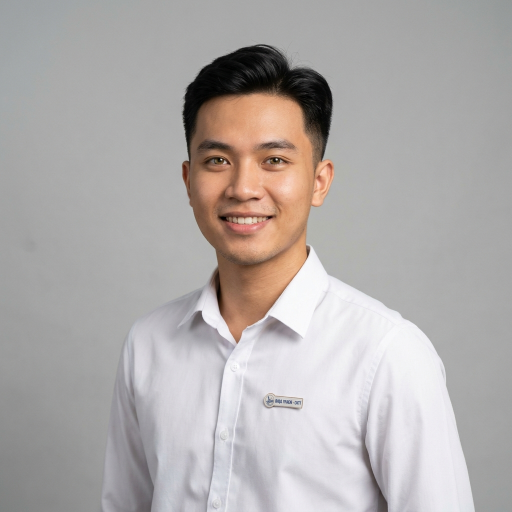
#> input picture buoi3/avatar_khanh.jpg, 1024 x 1024 px, found by its file name (shown at 1/2 size)
$ python create_hyperrealistic_images.py
#> lines starting #> are read from the running program, lines starting #| are printed output that depends on the picture
import os
import math
from PIL import Image, ImageDraw, ImageFont

def create_circular_avatar(image_path, size):
    avatar_src = Image.open(image_path).convert('RGBA')
    w, h = avatar_src.size
    min_dim = min(w, h)
    left = (w - min_dim) // 2
    top = int((h - min_dim) * 0.1)
    avatar_cropped = avatar_src.crop((left, top, left + min_dim, top + min_dim))
    avatar_resized = avatar_cropped.resize((size, size), Image.Resampling.LANCZOS)

    mask = Image.new('L', (size, size), 0)
    mask_draw = ImageDraw.Draw(mask)
    mask_draw.ellipse((0, 0, size, size), fill=255)

    output = Image.new('RGBA', (size, size), (255, 255, 255, 0))
    output.paste(avatar_resized, (0, 0), mask)
    return output

def draw_realistic_red_arrow(draw, start, end, width=3):
    color = '#e53935'
    draw.line([start, end], fill=color, width=width)
    dx = end[0] - start[0]
    dy = end[1] - start[1]
    angle = math.atan2(dy, dx)
    arrow_size = 14
    x1 = end[0] - arrow_size * math.cos(angle - math.pi / 7)
    y1 = end[1] - arrow_size * math.sin(angle - math.pi / 7)
    x2 = end[0] - arrow_size * math.cos(angle + math.pi / 7)
    y2 = end[1] - arrow_size * math.sin(angle + math.pi / 7)
    draw.polygon([end, (x1, y1), (x2, y2)], fill=color)

# ====================================================================
# 1. GENERATE HYPER-REALISTIC GMAIL SCREENSHOT (Page 28 in PDF)
# ====================================================================
def generate_real_gmail():
    scale = 2
    w_base = 820
    h_base = 520
    w = w_base * scale
    h = h_base * scale

    img = Image.new('RGB', (w, h), color='#ffffff')
#> img: PIL image 1640x1040 RGB; every value is 255
    draw = ImageDraw.Draw(img)

    # 1px border around the card
    draw.rectangle([0, 0, w - 1, h - 1], outline='#555555', width=1 * scale)

    f_title = ImageFont.truetype("C:\\Windows\\Fonts\\segoeui.ttf", 20 * scale)
    f_badge = ImageFont.truetype("C:\\Windows\\Fonts\\segoeui.ttf", 11 * scale)
    f_sender = ImageFont.truetype("C:\\Windows\\Fonts\\segoeuib.ttf", 13 * scale)
    f_sub = ImageFont.truetype("C:\\Windows\\Fonts\\segoeui.ttf", 11 * scale)
    f_body = ImageFont.truetype("C:\\Windows\\Fonts\\consola.ttf", 12 * scale)

    pad_x = 32 * scale
    curr_y = 26 * scale

    # Title: Kết quả quét từ NetRecon
    subj = "Kết quả quét từ NetRecon"
    draw.text((pad_x, curr_y), subj, fill='#202124', font=f_title)
    subj_w = int(draw.textlength(subj, font=f_title))
#> subj_w = 517

    # Yellow category tag
    tag_x = pad_x + subj_w + 14 * scale
#> tag_x = 609
    tag_y = curr_y + 6 * scale
    draw.polygon([
        (tag_x, tag_y + 2 * scale),
        (tag_x + 9 * scale, tag_y + 2 * scale),
        (tag_x + 15 * scale, tag_y + 8 * scale),
        (tag_x + 9 * scale, tag_y + 14 * scale),
        (tag_x, tag_y + 14 * scale)
    ], fill='#f29900')
    draw.ellipse([tag_x + 3 * scale, tag_y + 6 * scale, tag_x + 6 * scale, tag_y + 9 * scale], fill='#ffffff')

    # Badge: Hộp thư đến x
    badge_x = tag_x + 22 * scale
#> badge_x = 653
    badge_w = 88 * scale
    badge_h = 20 * scale
    badge_y = curr_y + 5 * scale
    draw.rounded_rectangle([badge_x, badge_y, badge_x + badge_w, badge_y + badge_h], radius=4 * scale, fill='#f1f3f4', outline='#dadce0', width=1 * scale)
    draw.text((badge_x + 8 * scale, badge_y + 3 * scale), "Hộp thư đến", fill='#5f6368', font=f_badge)
    draw.text((badge_x + badge_w - 14 * scale, badge_y + 3 * scale), "×", fill='#70757a', font=f_badge)

    # Sender Row
    curr_y += 42 * scale
    avatar_size = 40 * scale
    avatar_img = create_circular_avatar("buoi3/avatar_khanh.jpg", avatar_size)
#> in create_circular_avatar, `avatar_resized = avatar_cropped.resize((size, size), Image.Resampling...`:
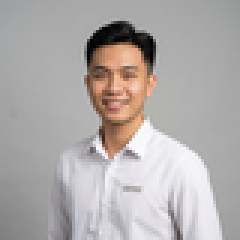
#> avatar_resized: PIL image 80x80 RGBA (shown 3 times larger); mean R, G, B, A 176.3, 171.5, 170.2, 255
#> in create_circular_avatar, `mask = Image.new('L', (size, size), 0)`: mask: PIL image 80x80 L; every value is 0
#> in create_circular_avatar, `output.paste(avatar_resized, (0, 0), mask)`:
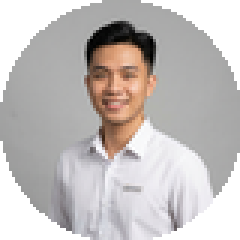
#> output: PIL image 80x80 RGBA (shown 3 times larger); mean R, G, B, A 194.5, 189.6, 188.1, 204; transparent parts drawn white
    img.paste(avatar_img, (pad_x, curr_y), avatar_img)
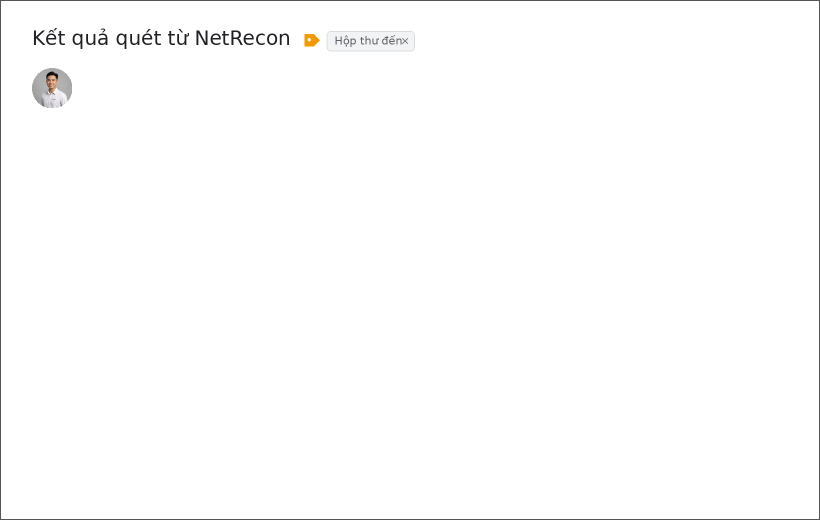
#> img: PIL image 1640x1040 RGB (shown at 1/2 size); mean R, G, B 253, 253, 252.9

    draw.ellipse([pad_x, curr_y, pad_x + avatar_size, curr_y + avatar_size], outline='#dadce0', width=1 * scale)

    meta_x = pad_x + avatar_size + 14 * scale
    draw.text((meta_x, curr_y + 2 * scale), "khanhphamvn222@gmail.com", fill='#202124', font=f_sender)

    # Subtext "đến tôi" + dropdown arrow
    sub_y = curr_y + 21 * scale
    draw.text((meta_x, sub_y), "đến tôi", fill='#5f6368', font=f_sub)
    tx = meta_x + int(draw.textlength("đến tôi", font=f_sub)) + 6 * scale
#> tx = 260
    draw.polygon([(tx, sub_y + 5 * scale), (tx + 7 * scale, sub_y + 5 * scale), (tx + 3.5 * scale, sub_y + 9 * scale)], fill='#5f6368')

    # Body
    curr_y += avatar_size + 22 * scale

    draw.text((pad_x, curr_y), "Kết quả NetRecon:", fill='#202124', font=f_body)
    curr_y += 22 * scale

    def draw_line(y, text, link_spans=None):
        if not link_spans:
            draw.text((pad_x, y), text, fill='#202124', font=f_body)
        else:
            x = pad_x
            for start, end, is_link in link_spans:
                part = text[start:end]
                color = '#1a0dab' if is_link else '#202124'
                draw.text((x, y), part, fill=color, font=f_body)
                pw = int(draw.textlength(part, font=f_body))
                if is_link:
                    draw.line([x, y + 14 * scale, x + pw, y + 14 * scale], fill='#1a0dab', width=1 * scale)
                x += pw
        return y + 17 * scale

    curr_y = draw_line(curr_y, "--- SCAN ---")
    curr_y = draw_line(curr_y, "None")
    curr_y += 8 * scale

    curr_y = draw_line(curr_y, "--- SERVICE ---")
    line1 = "Starting Nmap 7.92 ( https://nmap.org ) at 2026-10-07 14:15 +0700"
    curr_y = draw_line(curr_y, line1, [(0, 21, False), (21, 37, True), (37, len(line1), False)])
    curr_y = draw_line(curr_y, "Nmap scan report for 10.14.89.200")
    curr_y = draw_line(curr_y, "Host is up (0.0010s latency).")
    curr_y += 6 * scale

    curr_y = draw_line(curr_y, "PORT    STATE  SERVICE VERSION")
    curr_y = draw_line(curr_y, "22/tcp  closed ssh")
    curr_y = draw_line(curr_y, "80/tcp  closed http")
    curr_y = draw_line(curr_y, "443/tcp closed https")
    curr_y += 6 * scale

    line2 = "Service detection performed. Please report any incorrect results at https://nmap.org/submit/ ."
    curr_y = draw_line(curr_y, line2, [(0, 68, False), (68, 93, True), (93, len(line2), False)])
    curr_y = draw_line(curr_y, "Nmap done: 1 IP address (1 host up) scanned in 1.12 seconds")
    curr_y += 8 * scale

    curr_y = draw_line(curr_y, "--- BANNER ---")
    curr_y = draw_line(curr_y, "{22: 'Failed to grab banner: timed out', 80: 'Failed to grab banner: timed out', 443: 'Failed to grab banner: timed out'}")
    curr_y += 8 * scale

    curr_y = draw_line(curr_y, "--- MAP ---")

    final_img = img.resize((w_base, h_base), Image.Resampling.LANCZOS)
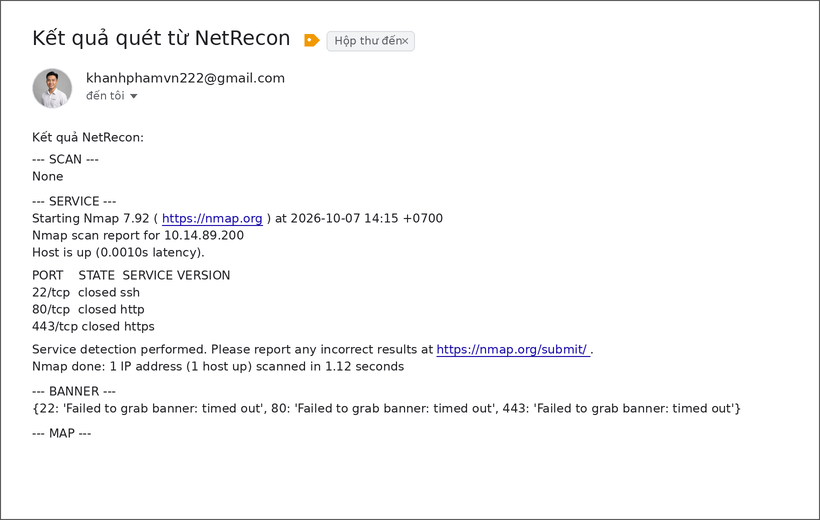
#> final_img: PIL image 820x520 RGB; mean R, G, B 248, 248, 248.3
    final_img.save("buoi3/images/step9_netrecon_web_result.png")
    final_img.save("buoi3/images/netrecon_email_notification_khanh.png")
    print("Saved hyper-realistic Gmail screenshot to step9_netrecon_web_result.png")

# ====================================================================
# 2. GENERATE HYPER-REALISTIC WEB UI & RESULTS SCREENSHOT (Page 27 in PDF)
# ====================================================================
def generate_real_web_ui():
    scale = 2
    w_base = 740
    h_base = 860
    w = w_base * scale
    h = h_base * scale

    img = Image.new('RGB', (w, h), color='#ffffff')
#> img: PIL image 1480x1720 RGB; every value is 255
    draw = ImageDraw.Draw(img)

    f_title = ImageFont.truetype("C:\\Windows\\Fonts\\consolab.ttf", 16 * scale)
    f_label = ImageFont.truetype("C:\\Windows\\Fonts\\consola.ttf", 13 * scale)
    f_input = ImageFont.truetype("C:\\Windows\\Fonts\\segoeui.ttf", 12 * scale)
    f_btn = ImageFont.truetype("C:\\Windows\\Fonts\\segoeui.ttf", 12 * scale)
    f_cap = ImageFont.truetype("C:\\Windows\\Fonts\\segoeuib.ttf", 14 * scale)
    f_h2 = ImageFont.truetype("C:\\Windows\\Fonts\\segoeuib.ttf", 17 * scale)
    f_body = ImageFont.truetype("C:\\Windows\\Fonts\\consola.ttf", 11 * scale)
    f_bullet = ImageFont.truetype("C:\\Windows\\Fonts\\segoeui.ttf", 12 * scale)

    # 1. Dark container for Web Form
    box_x = 24 * scale
    box_y = 20 * scale
    box_w = (w_base - 48) * scale
    box_h = 240 * scale
    draw.rectangle([box_x, box_y, box_x + box_w, box_y + box_h], fill='#1e1e1e')

    # Heading
    draw.text((box_x + 50 * scale, box_y + 20 * scale), "NetRecon  -  Network Reconnaissance Toolkit", fill='#ffffff', font=f_title)

    form_y = box_y + 60 * scale
    fields = [
        ("Target IP:", "10.14.89.200", 170 * scale),
        ("Ports (comma-separated):", "22,80,443", 170 * scale),
        ("Mode:", "All", 90 * scale),
        ("Email nhận kết quả:", "khanhphamvn222@gmail.com", 230 * scale)
    ]

    for label, val, iw in fields:
        draw.text((box_x + 50 * scale, form_y + 2 * scale), label, fill='#ffffff', font=f_label)
        ix = box_x + 240 * scale
        ih = 22 * scale
        draw.rectangle([ix, form_y, ix + iw, form_y + ih], fill='#ffffff', outline='#767676', width=1 * scale)
        draw.text((ix + 6 * scale, form_y + 2 * scale), val, fill='#000000', font=f_input)
        if label == "Mode:":
            draw.polygon([
                (ix + iw - 14 * scale, form_y + 8 * scale),
                (ix + iw - 6 * scale, form_y + 8 * scale),
                (ix + iw - 10 * scale, form_y + 14 * scale)
            ], fill='#000000')
        form_y += 30 * scale
#> after the loop, form_y = 400

    # Scan button
    btn_x = box_x + 50 * scale
    btn_y = form_y + 4 * scale
#> btn_y = 408
    btn_w = 50 * scale
    btn_h = 24 * scale
    draw.rectangle([btn_x, btn_y, btn_x + btn_w, btn_y + btn_h], fill='#e1e1e1', outline='#767676', width=1 * scale)
    draw.text((btn_x + 11 * scale, btn_y + 3 * scale), "Scan", fill='#000000', font=f_btn)

    # Red arrow
    arrow_start = (btn_x + 220 * scale, btn_y + 35 * scale)
#> arrow_start = (588, 478)
    arrow_end = (btn_x + 55 * scale, btn_y + 12 * scale)
#> arrow_end = (258, 432)
    draw_realistic_red_arrow(draw, arrow_start, arrow_end, width=3 * scale)
#> in draw_realistic_red_arrow, `dx = end[0] - start[0]`: dx = -330
#> in draw_realistic_red_arrow, `dy = end[1] - start[1]`: dy = -46
#> in draw_realistic_red_arrow, `angle = math.atan2(dy, dx)`: angle = -3
#> in draw_realistic_red_arrow, `x1 = end[0] - arrow_size * math.cos(angle - math.pi / 7)`: x1 = 271.3
#> in draw_realistic_red_arrow, `y1 = end[1] - arrow_size * math.sin(angle - math.pi / 7)`: y1 = 427.7
#> in draw_realistic_red_arrow, `x2 = end[0] - arrow_size * math.cos(angle + math.pi / 7)`: x2 = 269.7
#> in draw_realistic_red_arrow, `y2 = end[1] - arrow_size * math.sin(angle + math.pi / 7)`: y2 = 439.8

    # Caption "- Kết quả phản hồi:" exactly as in PDF page 27
    cap_y = box_y + box_h + 18 * scale
    draw.text((box_x, cap_y), "-  Kết quả phản hồi:", fill='#000000', font=f_cap)

    # 2. Results Container Box
    res_x = box_x
    res_y = cap_y + 26 * scale
    res_w = box_w
    res_h = (h_base - 325) * scale
    draw.rectangle([res_x, res_y, res_x + res_w, res_y + res_h], fill='#ffffff', outline='#333333', width=1 * scale)

    ry = res_y + 18 * scale
    rx = res_x + 18 * scale

    # Section 1: Service Detection
    draw.text((rx, ry), "Service Detection:", fill='#000000', font=f_h2)
    ry += 26 * scale

    def draw_res_line(y, text, link_spans=None):
        if not link_spans:
            draw.text((rx, y), text, fill='#000000', font=f_body)
        else:
            x = rx
            for start, end, is_link in link_spans:
                part = text[start:end]
                color = '#1a0dab' if is_link else '#000000'
                draw.text((x, y), part, fill=color, font=f_body)
                pw = int(draw.textlength(part, font=f_body))
                if is_link:
                    draw.line([x, y + 13 * scale, x + pw, y + 13 * scale], fill='#1a0dab', width=1 * scale)
                x += pw
        return y + 15 * scale

    line_nm = "Starting Nmap 7.92 ( https://nmap.org ) at 2026-10-07 14:15 +0700"
    ry = draw_res_line(ry, line_nm, [(0, 21, False), (21, 37, True), (37, len(line_nm), False)])
#> the loop in draw_res_line, `for start, end, is_link in link_spans:` made 3 passes
#> (pw, x) on passes 1 to 3: (238, 322), (184, 506), (331, 837)
#> after the loop in draw_res_line, `for start, end, is_link in link_spans:`: x = 837
    ry = draw_res_line(ry, "Nmap scan report for 10.14.89.200")
    ry = draw_res_line(ry, "Host is up (0.0010s latency).")
    ry += 4 * scale

    ry = draw_res_line(ry, "PORT    STATE  SERVICE VERSION")
    ry = draw_res_line(ry, "22/tcp  closed ssh")
    ry = draw_res_line(ry, "80/tcp  closed http")
    ry = draw_res_line(ry, "443/tcp closed https")
    ry += 4 * scale

    line_sub = "Service detection performed. Please report any incorrect results at https://nmap.org/submit/ ."
    ry = draw_res_line(ry, line_sub, [(0, 68, False), (68, 93, True), (93, len(line_sub), False)])
    ry = draw_res_line(ry, "Nmap done: 1 IP address (1 host up) scanned in 1.12 seconds")
    ry += 14 * scale

    # Section 2: Banner Grabbing
    draw.text((rx, ry), "Banner Grabbing:", fill='#000000', font=f_h2)
    ry += 24 * scale

    banners = [
        "•  Port 22: Failed to grab banner: timed out",
        "•  Port 80: Failed to grab banner: timed out",
        "•  Port 443: Failed to grab banner: timed out"
    ]
    for b in banners:
        draw.text((rx + 14 * scale, ry), b, fill='#000000', font=f_bullet)
        ry += 18 * scale
#> after the loop, ry = 1166
    ry += 12 * scale
#> ry = 1190

    # Section 3: Network Map
    draw.text((rx, ry), "Network Map:", fill='#000000', font=f_h2)
    ry += 24 * scale
#> ry = 1238

    arps = [
        "Interface: 169.254.46.41 --- 0x9",
        "  Internet Address      Physical Address      Type",
        "  169.254.255.255       ff-ff-ff-ff-ff-ff     static",
        "  224.0.0.22            01-00-5e-00-00-16     static",
        "  224.0.0.251           01-00-5e-00-00-fb     static",
        "  224.0.0.252           01-00-5e-00-00-fc     static",
        "  230.0.0.1             01-00-5e-00-00-01     static",
        "  239.255.255.250       01-00-5e-7f-ff-fa     static",
        "  255.255.255.255       ff-ff-ff-ff-ff-ff     static"
    ]
    for a in arps:
        draw.text((rx, ry), a, fill='#000000', font=f_body)
        ry += 15 * scale
#> this loop made 9 passes
#> ry on passes 1 to 9: 1268, 1298, 1328, 1358, 1388, 1418, 1448, 1478, 1508
#> after the loop, ry = 1508

    final_img = img.resize((w_base, h_base), Image.Resampling.LANCZOS)
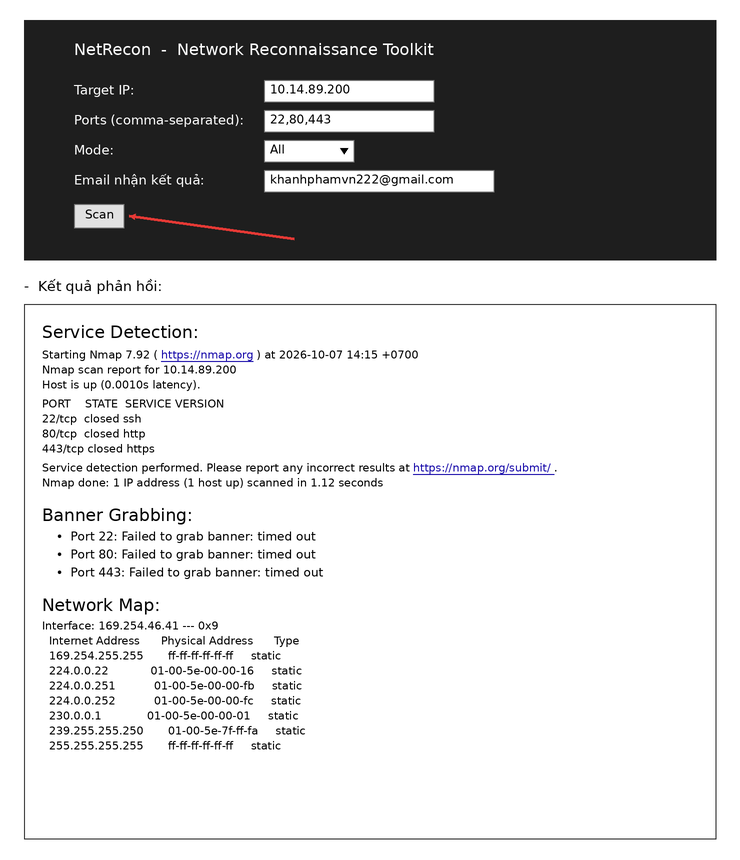
#> final_img: PIL image 740x860 RGB; mean R, G, B 195.6, 195.5, 195.7
    final_img.save("buoi3/images/step8_netrecon_web_ui.png")
    final_img.save("buoi3/images/netrecon_web_and_result_khanh.png")
    print("Saved hyper-realistic Web UI screenshot to step8_netrecon_web_ui.png")

if __name__ == '__main__':
    generate_real_gmail()
    generate_real_web_ui()
    print("Both hyper-realistic images rendered successfully!")
